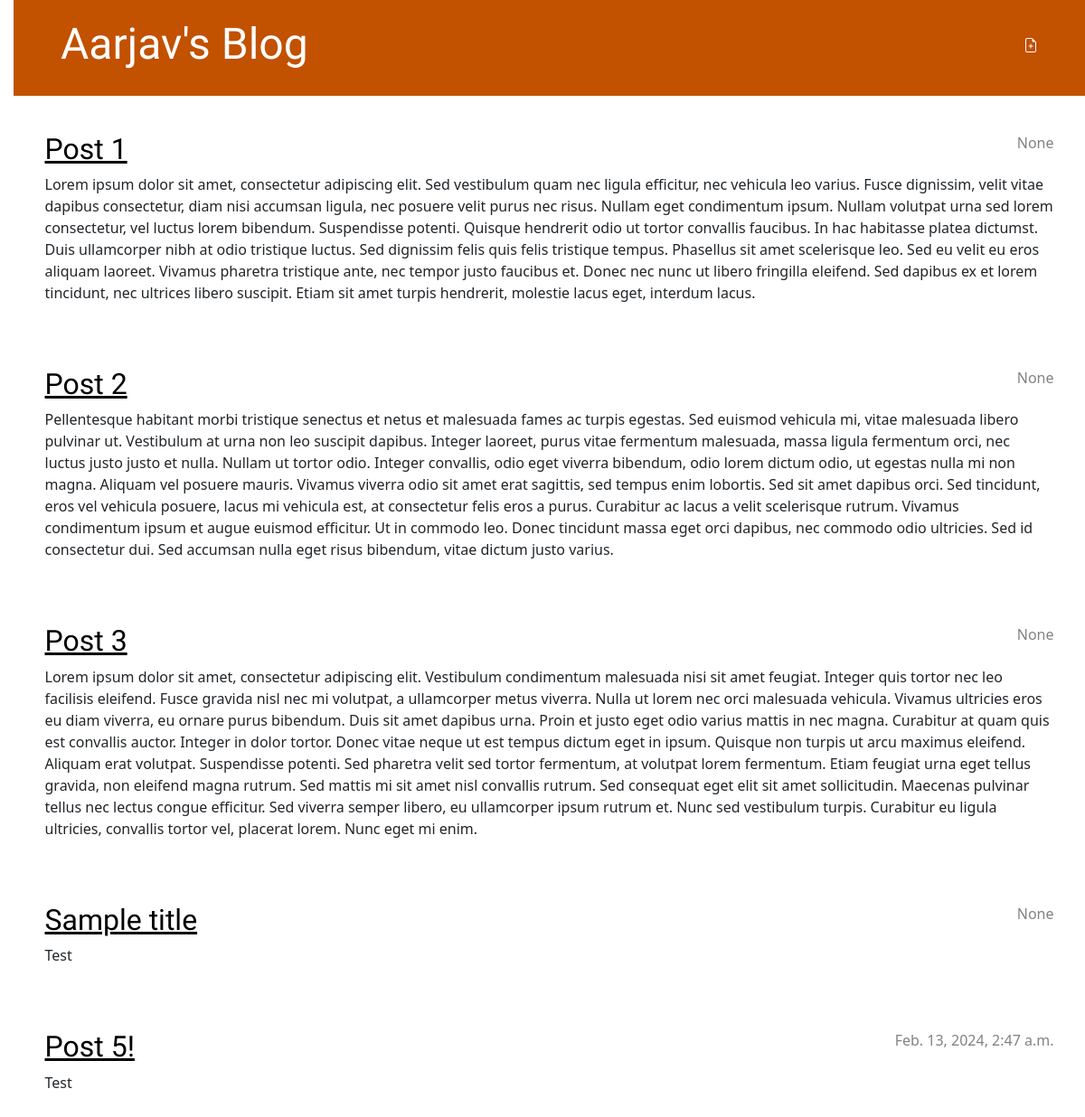
The app's page /, older data.
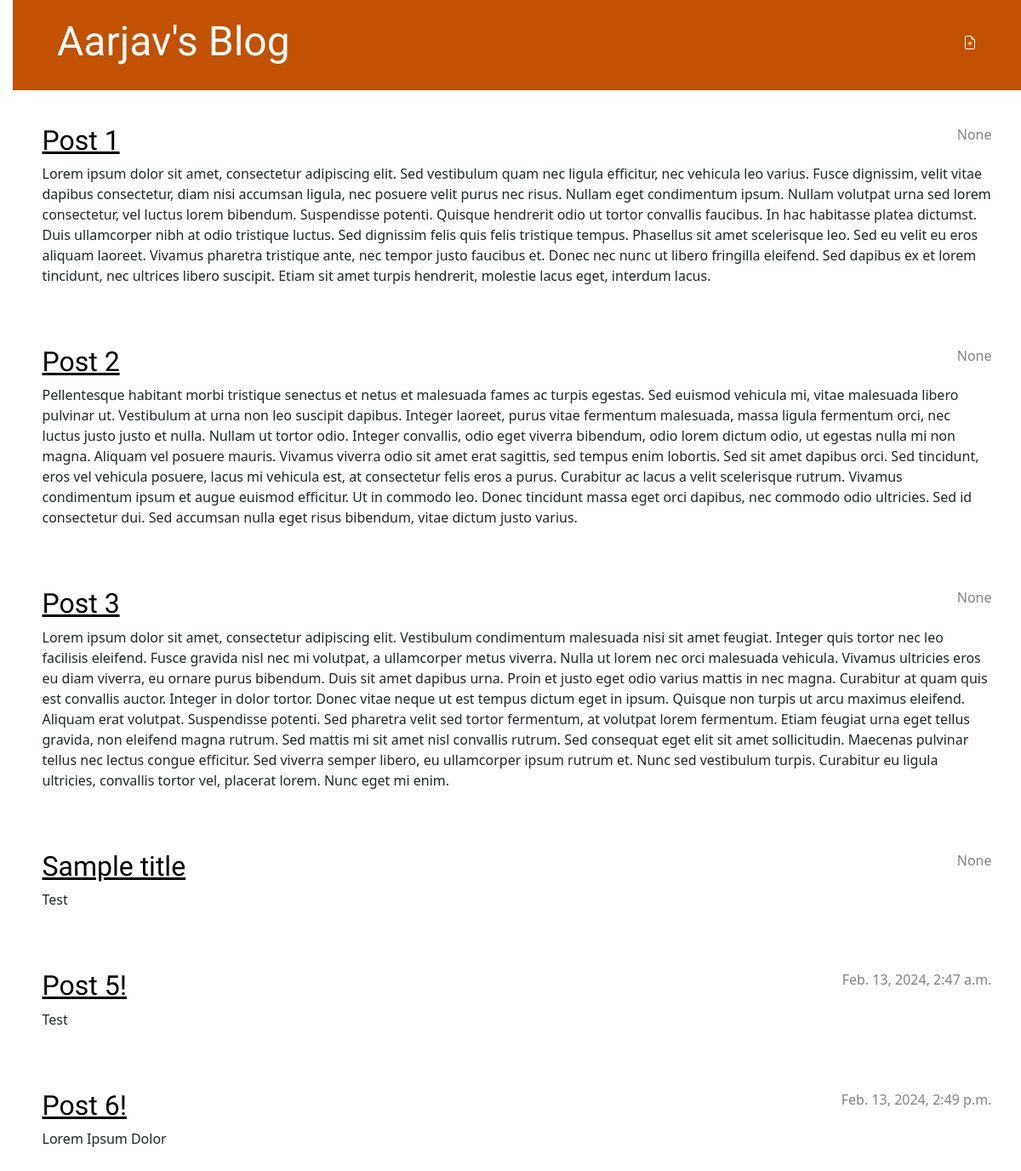
The same page, newer data.
### blog/models.py (models this page shows, shortened)
class Post(models.Model):  # Post is a type of Model and inherits properties.
    author = models.ForeignKey(
        settings.AUTH_USER_MODEL, on_delete=models.CASCADE
    )  # ForeignKey - link to another model.
    title = models.CharField(
        max_length=200
    )  # CharField - field for small to large strings.
    text = models.TextField()  # TextField is a field for large text.
    created_date = models.DateTimeField(
        default=timezone.now
    )  # DateTimeField - field for date and time.
    published_date = models.DateTimeField(blank=True, null=True)

### blog/views.py (the view)
# urls.py: path("", views.post_list, name="post_list"),
def post_list(request):  # This view lists all the posts
    me = User.objects.get(username="aarjav")
    posts = Post.objects.filter(author=me).order_by("published_date")
    return render(request, "blog/post_list.html", {"posts": posts})

### blog/templates/blog/post_list.html
{% extends 'blog/base.html' %}
{% block content %}
{% for post in posts %}
<article class="post">
    <time class="date">
        {{ post.published_date }}
    </time>
    <h2><a href="{% url 'post_detail' pk=post.pk %}">{{ post.title }}</a></h2>
    <p>{{ post.text|linebreaksbr }}</p>
</article>
{% endfor %}
{% endblock %}

### blog/templates/blog/base.html (shortened to what this page needs)
{% load static %}
<!DOCTYPE html>
<html>
<head>
    <link rel="stylesheet" href="https://cdn.jsdelivr.net/npm/bootstrap@5.1.3/dist/css/bootstrap.min.css"
>
    <link rel="stylesheet" href="{% static 'css/blog.css' %}">
</head>
<body>
    <header class="page-header">
        <div class="container">
            <a href="{% url 'post_new' %}" class="top-menu">
            </a>
            <h1><a href="/">Aarjav's Blog</a></h1>
        </div>
    </header>
    <main class="container">
        <div class="row">
            <div class="col">
                {% block content %}
                {% endblock %}
            </div>
        </div>
    </main>
</body>
</html>

### blog/static/css/blog.css (style rules this page uses)
h1 a, h2 a { color: #C25100; font-family: 'Lobster'; }
body { padding-left: 15px; }
.page-header { background-color: #C25100; margin-top: 0; margin-bottom: 40px; padding: 20px 20px 20px 40px; }
.page-header h1, .page-header h1 a, .page-header h1 a:visited, .page-header h1 a:active { color: #ffffff; font-size: 36pt; text-decoration: none; }
h1, h2, h3, h4 { font-family: 'Lobster', cursive; }
.date { color: #828282; }
.top-menu, .top-menu:hover, .top-menu:visited { color: #ffffff; float: right; font-size: 26pt; margin-right: 20px; }
.post { margin-bottom: 70px; }
.post h2 a, .post h2 a:visited { color: #000000; }
.post>.date, .post>.actions { float: right; }

Row changes from the older to the newer data that the page shows:
added Post: published_date "Feb. 13, 2024, 2:49 p.m.", title "Post 6!", text "Lorem Ipsum Dolor"
